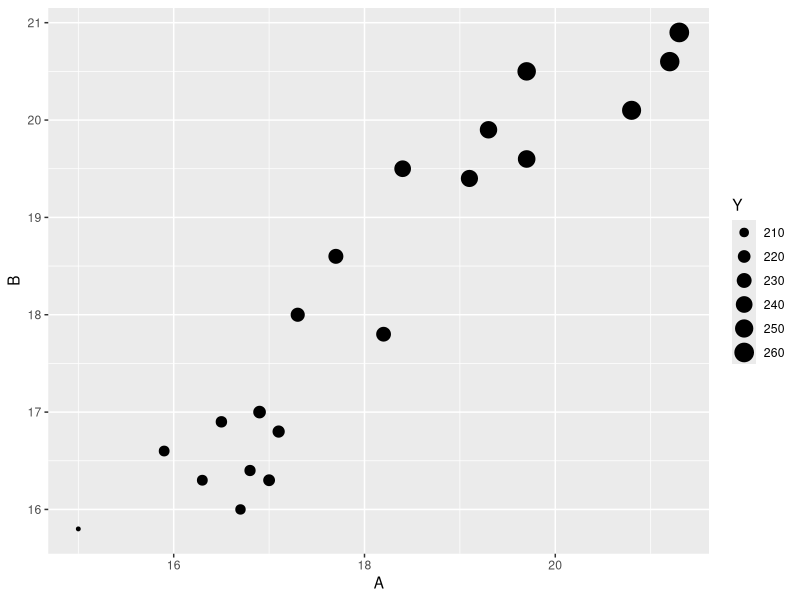
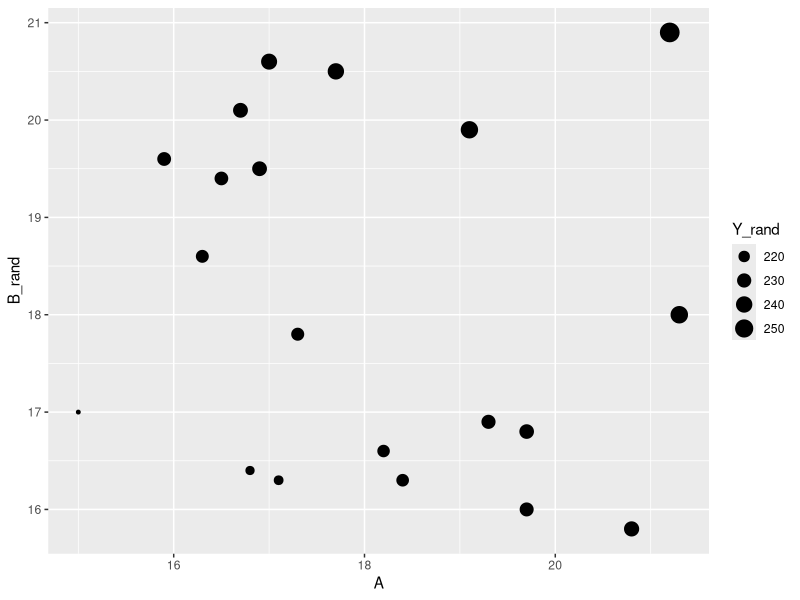
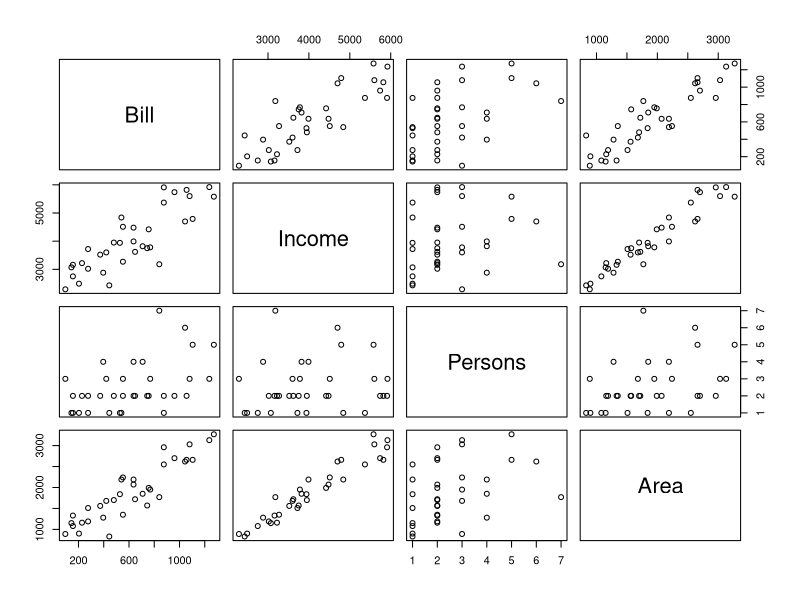

Here is the R script that generated these plots, in order:
## ---- chunk 1
library(knitr)
opts_chunk$set(dev=c("png", "pdf"))
opts_chunk$set(fig.height=5, fig.width=7, fig.path="Figures/", fig.alt="unlabelled")
opts_chunk$set(comment="", fig.align="center")
options(knitr.kable.NA = '')
library(tidyverse)
library(broom)
library(car)
## ---- chunk 2
sim = read_csv("simulation1.csv")
sim = read_csv("../data/simulation1.csv")

sim_final <- sim |> mutate(Y = 50 + 5*A +5*B+ epsilon)
## ---- chunk 3
ggplot(sim_final) + 
  geom_point(mapping=aes(x=A, y=B, size=Y))
## ---- chunk 4
lm.cor = lm( Y ~ A + B, data=sim_final)
summary(lm.cor)
## ---- chunk 5
sim_rand <- sim_final |>
  mutate(B_rand = sample(B)) |>
  mutate(Y_rand = 50 + 5*A + 5*B_rand + epsilon)
## ---- chunk 6
ggplot(sim_rand) + 
  geom_point(mapping=aes(x=A, y=B_rand, size=Y_rand))
## ---- chunk 7
lm.uncor = lm( Y_rand ~ A + B_rand, data=sim_rand)
summary(lm.uncor)
## ---- chunk 8
electric = read_csv("electric.csv")
electric = read_csv("../data/electric.csv")
electric
## ---- chunk 9
cor(electric)
## ---- chunk 10
pairs(electric)
## ---- chunk 11
electric.lm0 = lm(Bill~ Area+ Persons + Income, data=electric)
summary(electric.lm0)
## ---- chunk 12
elec.lm1 = lm(Bill ~ Area, data=electric)
elec.lm2= lm(Bill ~ Income, data=electric)
summary(elec.lm1)
## ---- chunk 13
summary(elec.lm2)
## ---- chunk 14
elec.lm3 <- lm(Bill ~ Area + Income, data=electric)
summary(elec.lm3)
## ---- chunk 15
elec.lm4 = lm(Bill ~ Area + Persons, data=electric)
elec.lm5= lm(Bill ~ Income + Persons, data=electric)
summary(elec.lm4)
## ---- chunk 16
summary(elec.lm5)
## ---- chunk 17
library(car)
## ---- chunk 18
vif( electric.lm0)
## ---- chunk 19
SAP = read_csv("SAP.csv")
SAP = read_csv("../data/SAP.csv")
SAP
## ---- chunk 20
SAP.lm = lm( S ~ A + P + SE + A1 + P1, data=SAP)
summary(SAP.lm)
## ---- chunk 21
vif(SAP.lm)
## ---- chunk 22
SAP.lm2= lm( S ~  P + SE +A1 + P1, data=SAP)
SAP.lm3= lm( S ~ A +P +SE  + P1, data=SAP)
SAP.lm2 |> tidy()
SAP.lm3 |> tidy()
## ---- chunk 23
SAPA.lm = lm( A ~ P + SE + A1 + P1, data=SAP)
SAPA.lm |> tidy()
